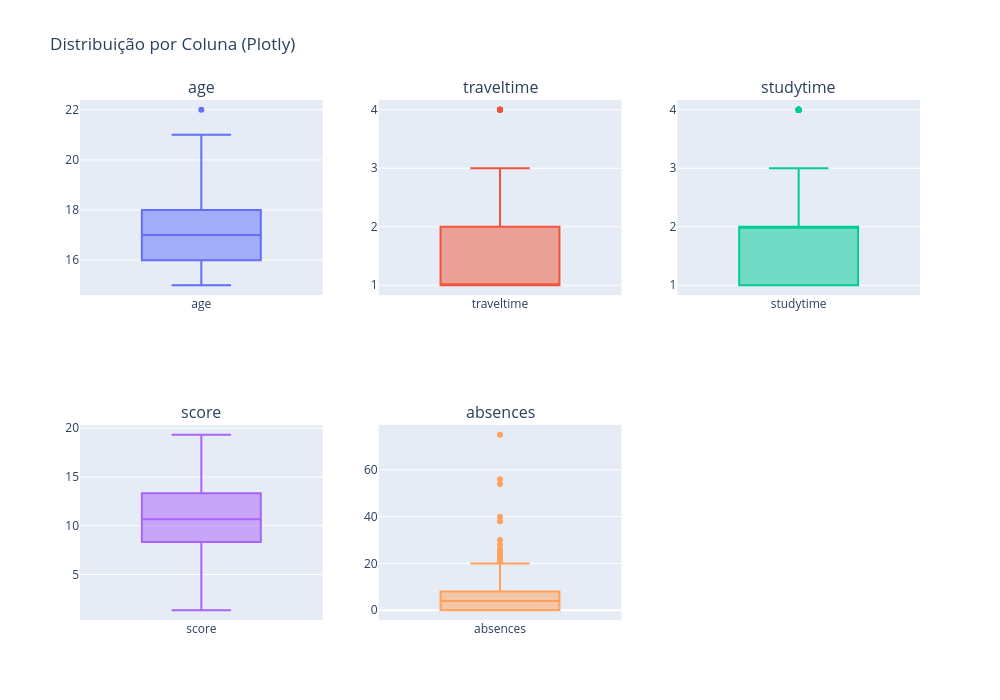

Notebook source saved alongside this figure:
### Code cell
colunas2 = ['age', 'traveltime', 'studytime', 'score', 'absences']

fig = make_subplots(rows=2, cols=3, subplot_titles=colunas2)

posicoes = [(1,1), (1,2), (1,3), (2,1), (2,2)]

for col, (row, c) in zip(colunas2, posicoes):
    fig.add_trace(
        go.Box(y=train_df[col], name=col, boxpoints='outliers'),
        row=row, col=c
    )

fig.update_layout(height=700, width=1000, title_text="Distribuição por Coluna (Plotly)", showlegend=False)
fig.show()

### Figure 1 — Plotly figure (JSON) as saved in the notebook; plotly's stock layout.template omitted (floating-point values rounded to 4 significant figures; data arrays with more than 128 entries replaced by an {"elided": "..."} marker saying what was removed)
{"data": [{"boxpoints": "outliers", "name": "age", "type": "box", "xaxis": "x", "y": {"elided": "395 int values"}, "yaxis": "y"}, {"boxpoints": "outliers", "name": "traveltime", "type": "box", "xaxis": "x2", "y": {"elided": "395 int values"}, "yaxis": "y2"}, {"boxpoints": "outliers", "name": "studytime", "type": "box", "xaxis": "x3", "y": {"elided": "395 int values"}, "yaxis": "y3"}, {"boxpoints": "outliers", "name": "score", "type": "box", "xaxis": "x4", "y": {"elided": "395 float values"}, "yaxis": "y4"}, {"boxpoints": "outliers", "name": "absences", "type": "box", "xaxis": "x5", "y": {"elided": "395 int values"}, "yaxis": "y5"}], "layout": {"annotations": [{"font": {"size": 16}, "showarrow": false, "text": "age", "x": 0.1444, "xanchor": "center", "xref": "paper", "y": 1, "yanchor": "bottom", "yref": "paper"}, {"font": {"size": 16}, "showarrow": false, "text": "traveltime", "x": 0.5, "xanchor": "center", "xref": "paper", "y": 1, "yanchor": "bottom", "yref": "paper"}, {"font": {"size": 16}, "showarrow": false, "text": "studytime", "x": 0.8556, "xanchor": "center", "xref": "paper", "y": 1, "yanchor": "bottom", "yref": "paper"}, {"font": {"size": 16}, "showarrow": false, "text": "score", "x": 0.1444, "xanchor": "center", "xref": "paper", "y": 0.375, "yanchor": "bottom", "yref": "paper"}, {"font": {"size": 16}, "showarrow": false, "text": "absences", "x": 0.5, "xanchor": "center", "xref": "paper", "y": 0.375, "yanchor": "bottom", "yref": "paper"}], "height": 700, "showlegend": false, "title": {"text": "Distribuição por Coluna (Plotly)"}, "width": 1000, "xaxis": {"anchor": "y", "domain": [0, 0.2889]}, "xaxis2": {"anchor": "y2", "domain": [0.3556, 0.6444]}, "xaxis3": {"anchor": "y3", "domain": [0.7111, 1]}, "xaxis4": {"anchor": "y4", "domain": [0, 0.2889]}, "xaxis5": {"anchor": "y5", "domain": [0.3556, 0.6444]}, "xaxis6": {"anchor": "y6", "domain": [0.7111, 1]}, "yaxis": {"anchor": "x", "domain": [0.625, 1]}, "yaxis2": {"anchor": "x2", "domain": [0.625, 1]}, "yaxis3": {"anchor": "x3", "domain": [0.625, 1]}, "yaxis4": {"anchor": "x4", "domain": [0, 0.375]}, "yaxis5": {"anchor": "x5", "domain": [0, 0.375]}, "yaxis6": {"anchor": "x6", "domain": [0, 0.375]}}}
